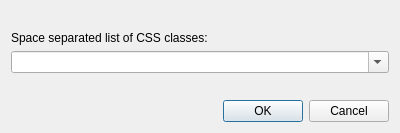
<?xml version="1.0" encoding="UTF-8"?>
<ui version="4.0">
 <class>SubtitleClassDialog</class>
 <widget class="QDialog" name="SubtitleClassDialog">
  <property name="geometry">
   <rect>
    <x>0</x>
    <y>0</y>
    <width>400</width>
    <height>133</height>
   </rect>
  </property>
  <layout class="QVBoxLayout" name="verticalLayout">
   <item>
    <spacer name="vs1">
     <property name="orientation">
      <enum>Qt::Vertical</enum>
     </property>
     <property name="sizeHint" stdset="0">
      <size>
       <width>20</width>
       <height>40</height>
      </size>
     </property>
    </spacer>
   </item>
   <item>
    <widget class="QLabel" name="labClass">
     <property name="text">
      <string>Space separated list of CSS classes:</string>
     </property>
     <property name="buddy">
      <cstring>classList</cstring>
     </property>
    </widget>
   </item>
   <item>
    <widget class="QComboBox" name="classList">
     <property name="sizePolicy">
      <sizepolicy hsizetype="Expanding" vsizetype="Fixed">
       <horstretch>0</horstretch>
       <verstretch>0</verstretch>
      </sizepolicy>
     </property>
     <property name="editable">
      <bool>true</bool>
     </property>
     <property name="sizeAdjustPolicy">
      <enum>QComboBox::AdjustToContents</enum>
     </property>
     <property name="placeholderText">
      <string extracomment="CSS">Class</string>
     </property>
    </widget>
   </item>
   <item>
    <spacer name="vs2">
     <property name="orientation">
      <enum>Qt::Vertical</enum>
     </property>
     <property name="sizeHint" stdset="0">
      <size>
       <width>20</width>
       <height>40</height>
      </size>
     </property>
    </spacer>
   </item>
   <item>
    <widget class="QDialogButtonBox" name="buttonBox">
     <property name="orientation">
      <enum>Qt::Horizontal</enum>
     </property>
     <property name="standardButtons">
      <set>QDialogButtonBox::Cancel|QDialogButtonBox::Ok</set>
     </property>
    </widget>
   </item>
  </layout>
 </widget>
 <resources/>
 <connections>
  <connection>
   <sender>buttonBox</sender>
   <signal>accepted()</signal>
   <receiver>SubtitleClassDialog</receiver>
   <slot>accept()</slot>
   <hints>
    <hint type="sourcelabel">
     <x>248</x>
     <y>254</y>
    </hint>
    <hint type="destinationlabel">
     <x>157</x>
     <y>274</y>
    </hint>
   </hints>
  </connection>
  <connection>
   <sender>buttonBox</sender>
   <signal>rejected()</signal>
   <receiver>SubtitleClassDialog</receiver>
   <slot>reject()</slot>
   <hints>
    <hint type="sourcelabel">
     <x>316</x>
     <y>260</y>
    </hint>
    <hint type="destinationlabel">
     <x>286</x>
     <y>274</y>
    </hint>
   </hints>
  </connection>
 </connections>
</ui>
